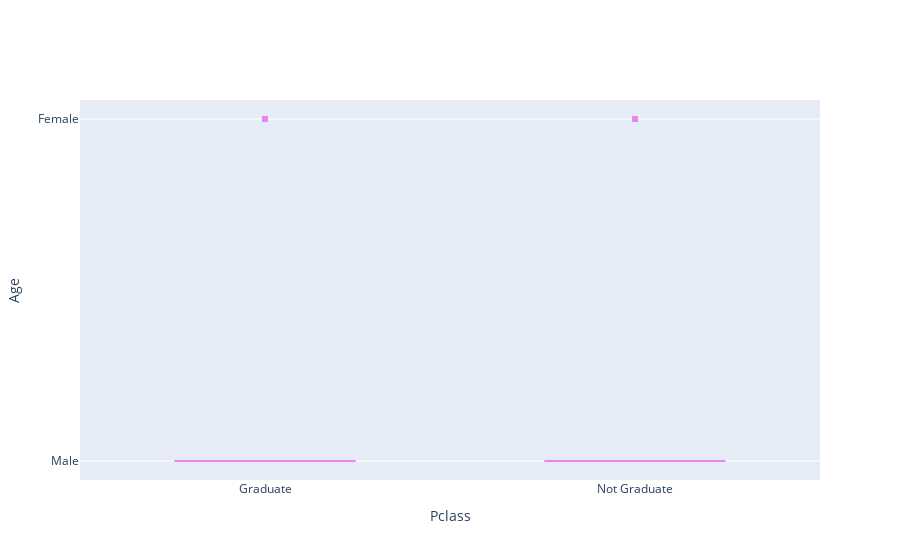

Here is the notebook cell this chart was saved with:
### Code cell
q = go.Box(x=data1['Education'],y=data1['Gender'],marker={'color':'violet'})
layout=go.Layout(xaxis=dict(title='Pclass'),
                yaxis=dict(title='Age'),
                hovermode='closest')
figure = go.Figure(data=q,layout=layout)
iplot(figure)

### Figure 1 — Plotly figure (JSON) as saved in the notebook; plotly's stock layout.template omitted (floating-point values rounded to 4 significant figures; data arrays with more than 128 entries replaced by an {"elided": "..."} marker saying what was removed)
{"data": [{"marker": {"color": "violet"}, "type": "box", "x": {"elided": "614 str values"}, "y": {"elided": "614 str values"}}], "layout": {"autosize": true, "hovermode": "closest", "xaxis": {"autorange": true, "range": [-0.5, 1.5], "title": {"text": "Pclass"}, "type": "category"}, "yaxis": {"autorange": true, "range": [-0.05556, 1.056], "title": {"text": "Age"}, "type": "category"}}}
